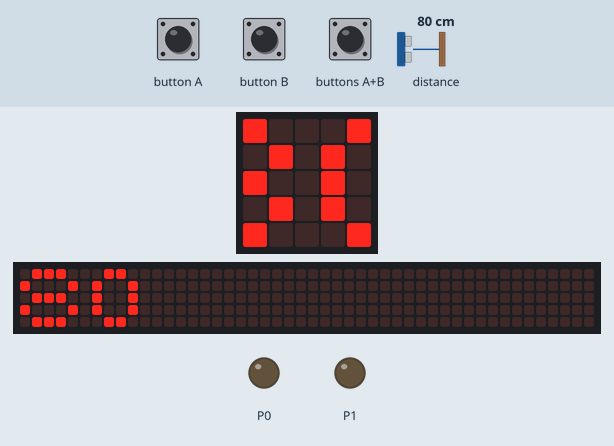
The program below on a simulated BBC micro:bit (MakeCode). Shown: the board's 5×5 LED display, a strip that is not on the board, showing the scrolling text unrolled, output pins drawn as LEDs (lit = HIGH). The test bench sets the inputs (shaded band); at power-on: distance to the obstacle 80 cm. The 48×5 strip is a reading aid, not a part: it shows the text the display is scrolling, unrolled, one strip-width of it at a time.

Above: at 1.28 s.
1.3 s: button A pressed for 1.55 s
At 2.81 s:
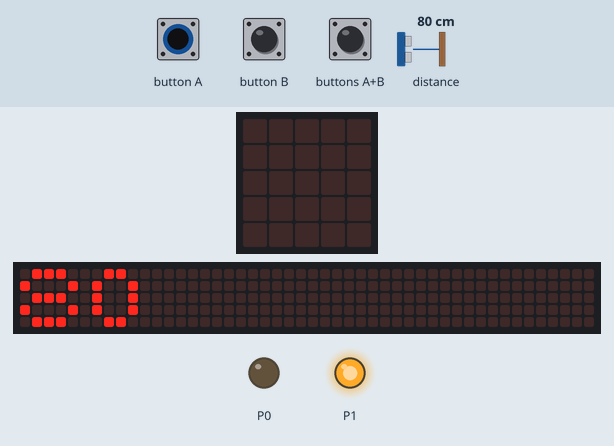
4.5 s: button B pressed for 1.55 s
At 5.54 s:
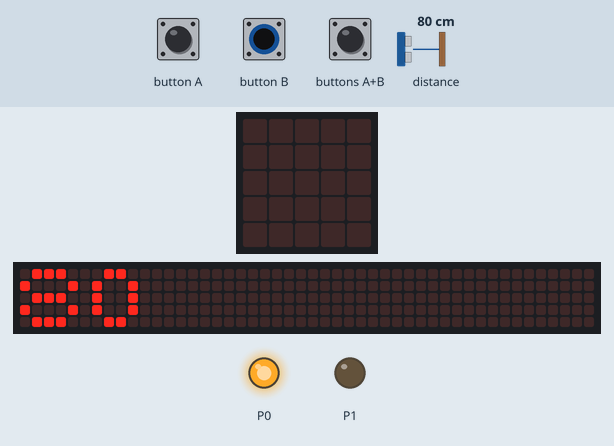
7.5 s: distance to the obstacle set to 2 cm
At 9.2 s:
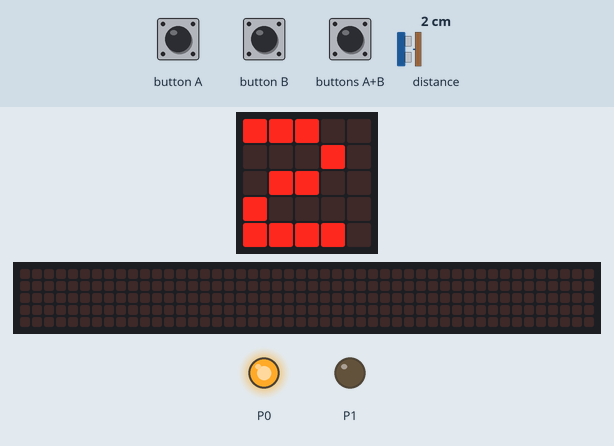
9.6 s: buttons A+B pressed for 1.55 s
At 10.1 s:
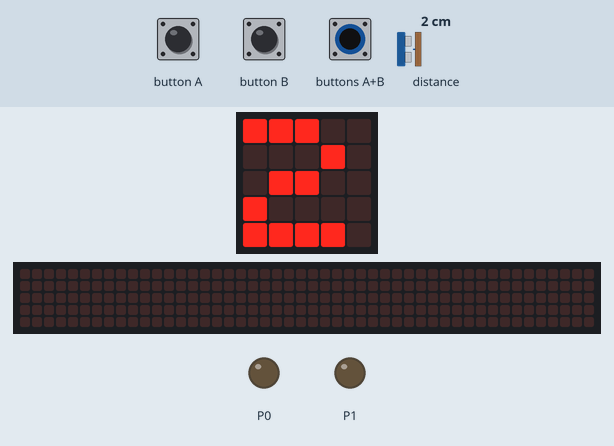
12.6 s: distance to the obstacle set to 4 cm
At 13.2 s:
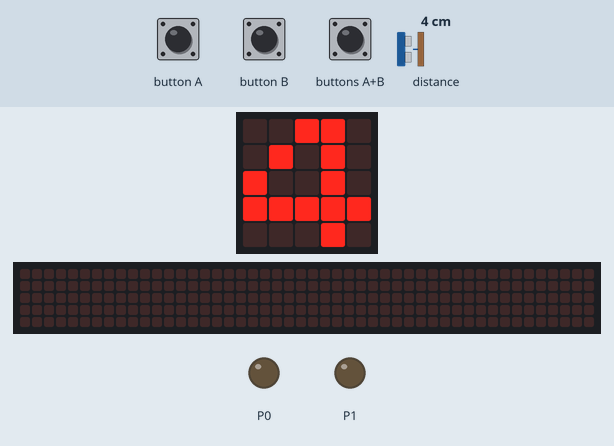
14.4 s: distance to the obstacle set to 9 cm
At 15.9 s:
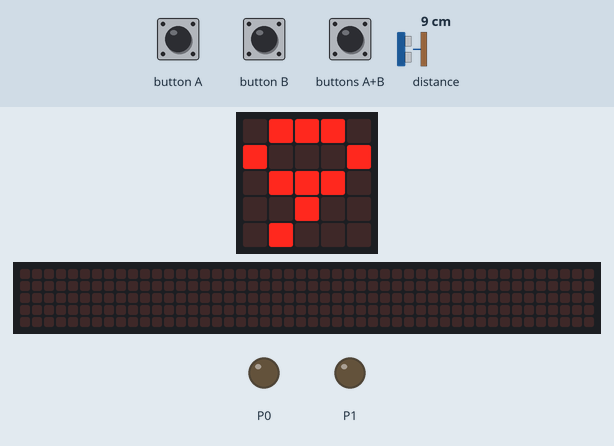
Timing chart, 0 to 17.4 s (numbered marks = the images above; inputs shaded):
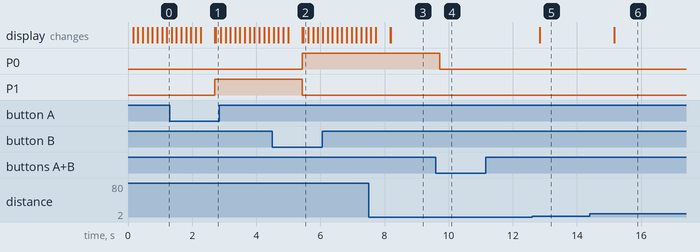

The program:

main.ts
```typescript
let definir_distance = 0
basic.forever(function () {
    definir_distance = grove.measureInCentimeters(DigitalPin.P2)
    basic.showNumber(grove.measureInCentimeters(DigitalPin.P2))
    if (input.buttonIsPressed(Button.A)) {
        pins.digitalWritePin(DigitalPin.P0, 0)
        pins.digitalWritePin(DigitalPin.P1, 1)
    }
    if (input.buttonIsPressed(Button.B)) {
        pins.digitalWritePin(DigitalPin.P0, 1)
        pins.digitalWritePin(DigitalPin.P1, 0)
    }
    if (input.buttonIsPressed(Button.AB)) {
        pins.digitalWritePin(DigitalPin.P0, 0)
        pins.digitalWritePin(DigitalPin.P1, 0)
    }
})
```

test.ts
```typescript
// les tests vont ici ; cela ne sera pas compilé si ce paquet est utilisé en tant qu'extension.
```

Measured:
- after the input at 1.3 s, P1: LOW → HIGH after 1.4 s
- after the input at 4.5 s, P0: LOW → HIGH after 0.94 s; P1: HIGH → LOW after 0.94 s
- after the input at 9.6 s, P0: HIGH → LOW after 0.12 s
- after the input at 12.6 s, the display: changes after 0.24 s (image 5)
- after the input at 14.4 s, the display: changes after 0.77 s (image 6)
